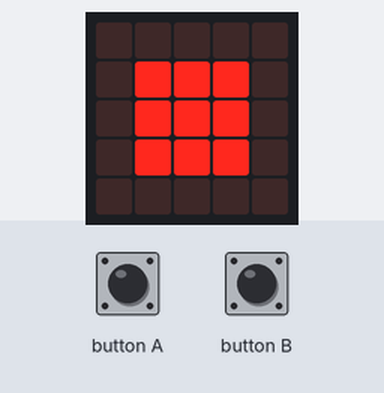
The program below on a simulated BBC micro:bit running MicroPython. Shown: the board's 5×5 LED display. The inputs (shaded band) are chosen by the test bench.

Above: at 1.2 s.
1.3 s: button A pressed for 0.15 s
At 2.5 s:
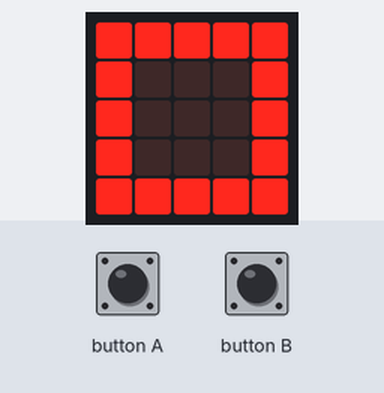
2.9 s: button A pressed for 1 s
At 3.8 s:
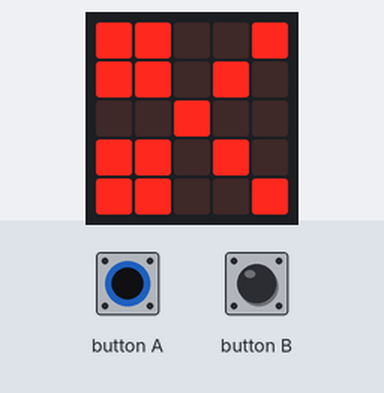
5.4 s: button A pressed for 0.15 s
At 5.7 s:
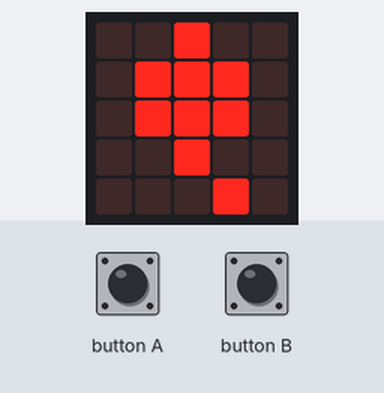
7.0 s: button A pressed for 3.2 s
At 8.1 s:
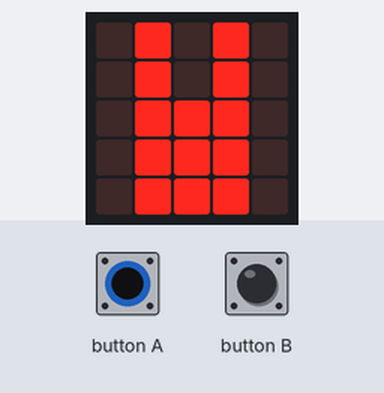
Timing chart, 0 to 10.0 s (numbered marks = the images above; inputs shaded):
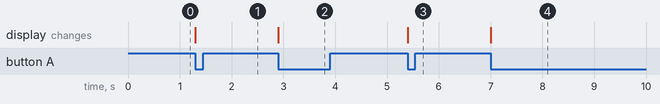

Measured:
- after the input at 1.3 s, the display: changes at once (image 1)
- after the input at 2.9 s, the display: changes at once (image 2)
- after the input at 5.4 s, the display: changes at once (image 3)
- after the input at 7.0 s, the display: changes at once (image 4)

The program:

rockpaperscissors_lizardspock_Exercise1.py
```python
from microbit import *
import radio

# Images for rock, paper and scissors
rock = Image("00000:09990:09990:09990:00000")
paper = Image("99999:90009:90009:90009:99999")
scissors = Image("99009:99090:00900:99090:99009")
lizard = Image("00900:09990:09990:00900:00090")
spock = Image("09090:09090:09990:09990:09990")

radio.on()

# The line below can be used to change the radio group,
# it is already set to 0 by default
# but can be reconfigured to a number from 0-255
# radio.config(group = 0)

# IMPORTANT
# Make sure that on one of the microbits,
# my_address and their_address are switched around
# if you do not do this you will not be able to play
my_address = "JG"
their_address = "CS"
header = my_address + their_address

selected = False
received = False

# Display rock by default, pressing A will
# move to the next image
current_image = "rock"
my_hand = 1
display.show(rock)
while True:

    # If you have not already selected,
    # pressing button A allows you to pick an image
    # Pressing B confirms your choice and prevents you from changing
    # your selection
    if button_a.was_pressed():
        if not selected:
            if current_image == "rock":
                display.show(paper)
                current_image = "paper"
                my_hand = 0
            elif current_image == "paper":
                display.show(scissors)
                current_image = "scissors"
                my_hand = 2
            elif current_image == "scissors":
                display.show(lizard)
                current_image = "lizard"
                my_hand = 3
            elif current_image == "lizard":
                display.show(spock)
                current_image = "spock"
                my_hand = 4
            elif current_image == "spock":
                display.show(rock)
                current_image = "rock"
                my_hand = 1
            sleep(500)

    # Once B is pressed, you cannot do anything until your opponent
    # has made their decision
    if button_b.was_pressed():
        packet = header + str(my_hand)
        radio.send(packet)
        selected = True

    message = radio.receive()
    if message is not None:
        if len(message) == 5 and message[2:4] == my_address:
            opponent_hand = int(message[4])
            message = None
            received = True

    # Displays the appropriate face depending on the outcome
    # After it has been displayed, the game resets for the next round
    if selected and received:
        if my_hand == opponent_hand:
            display.show(Image.SURPRISED)
        elif my_hand == 1 and (opponent_hand == 2 or opponent_hand == 3):
            display.show(Image.HAPPY)
        elif my_hand == 2 and (opponent_hand == 0 or opponent_hand == 3):
            display.show(Image.HAPPY)
        elif my_hand == 0 and (opponent_hand == 1 or opponent_hand == 4):
            display.show(Image.HAPPY)
        elif my_hand == 3 and (opponent_hand == 0 or opponent_hand == 4):
            display.show(Image.HAPPY)
        elif my_hand == 4 and (opponent_hand == 1 or opponent_hand == 2):
            display.show(Image.HAPPY)
        else:
            display.show(Image.SAD)
        selected = False
        received = False
        sleep(1000)
        current_image = "rock"
        my_hand = 1
        display.show(rock)
```
